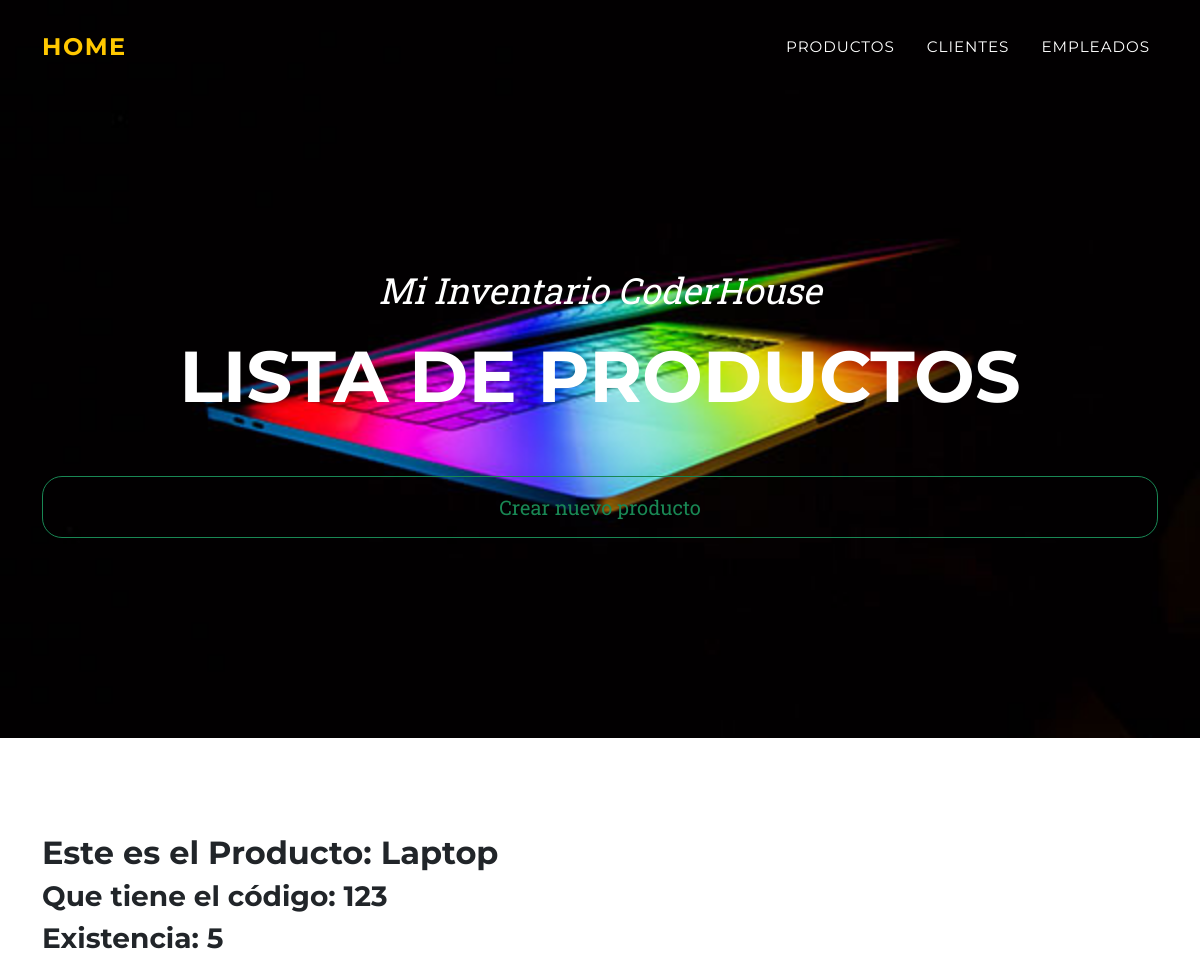
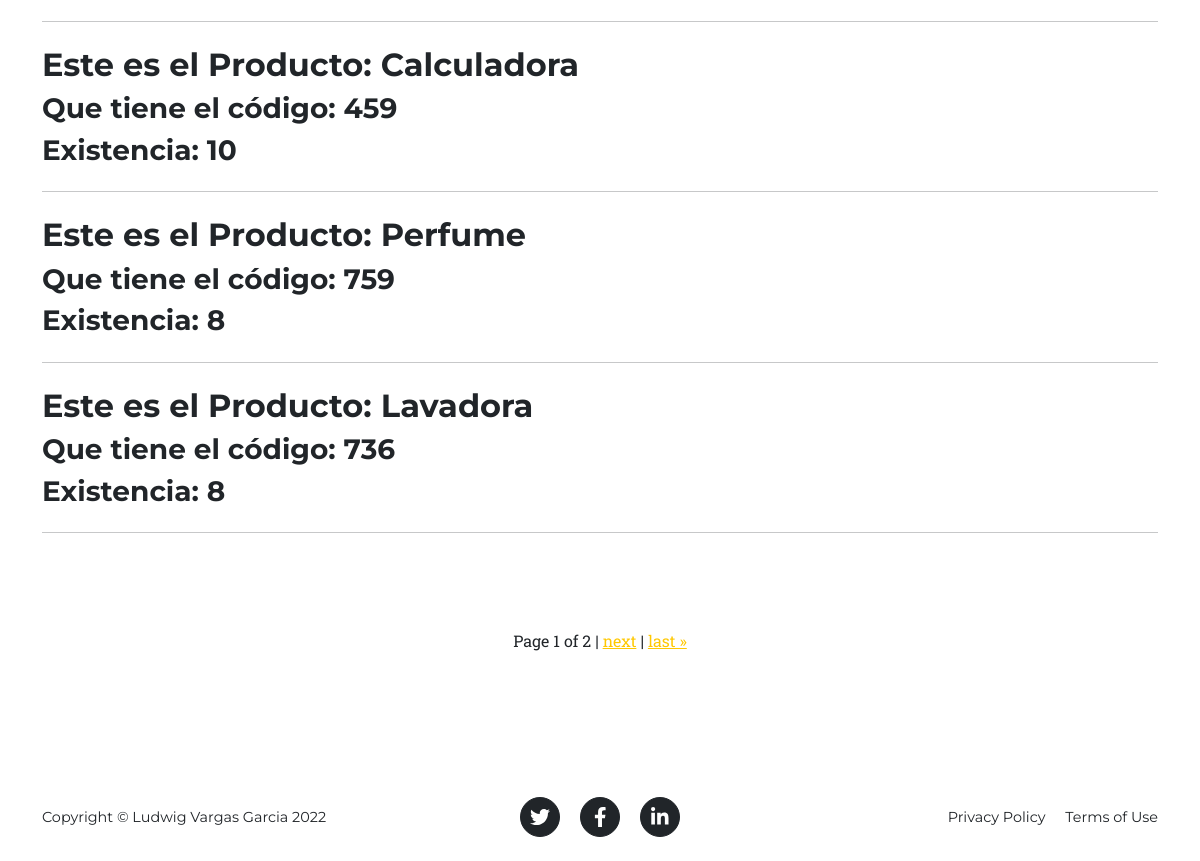
/product/products/, run on the app's committed database (2 pictures, top to bottom).
### product/models.py (models this page shows, shortened)
class Product(models.Model):
    code_product = models.CharField(primary_key = True, max_length = 3)
    name_product = models.CharField(max_length = 40)
    description_product = models.CharField(max_length = 50)
    existence = models.IntegerField()
    brand = models.CharField(max_length = 40)

### product/views.py (the view)
# urls.py: path('products/', views.ProductListView.as_view(), name='product-list'),
class ProductListView(ListView):
    model = Product
    paginate_by = 4

### product/templates/product/product_list.html (shortened to what this page needs)
{% extends 'home/index.html' %}
{% load static %}
{% block my_inventory_header %}
    <header class="masthead" style="background-image: url('/static/home/assets/img/product.jpg')">
        <div class="container">
            <div class="masthead-subheading">Mi Inventario CoderHouse</div>
            <div class="masthead-heading text-uppercase">Lista de Productos</div>
            <a href = "{% url 'product:product-add' %}" class="btn btn-outline-success">Crear nuevo producto</a>
        </div>
    </header>
{% endblock %}
{% block my_inventory_content %}
{% for product in product_list %}
    <div class="post-preview">
            <h2 class="post-title">Este es el Producto: {{ product.name_product }}</h2>
            <h3 class="post-subtitle">Que tiene el código: {{ product.code_product }}</h3>
            <h3 class="post-subtitle">Existencia: {{product.existence}}</h3>
    </div>
    <hr class="my-4" />
{% endfor %}
<div class="container p-4">
</div>
{% if is_paginated %}
<div class="container p-4">
    <div class="pagination justify-content-center">
        <span class="step-links">
            {% if page_obj.paginator.num_pages > 1 %}
            <span class="current">
                Page {{ page_obj.number }} of {{ page_obj.paginator.num_pages }} |
            </span>
            {% endif %}
            {% if page_obj.has_next %}
                <a href="?page={{ page_obj.next_page_number }}">next</a> |
                <a href="?page={{ page_obj.paginator.num_pages }}">last &raquo;</a>
            {% endif %}
        </span>
    </div>
</div>
{% endif %}
{% endblock %}

### data on the page
Product: name_product "Laptop", code_product "123", existence "5"
Product: name_product "Calculadora", code_product "459", existence "10"
Product: name_product "Perfume", code_product "759", existence "8"
Product: name_product "Lavadora", code_product "736", existence "8"

### other printed values
{{ page_obj.number }} "1"
{{ page_obj.paginator.num_pages }} "2"
